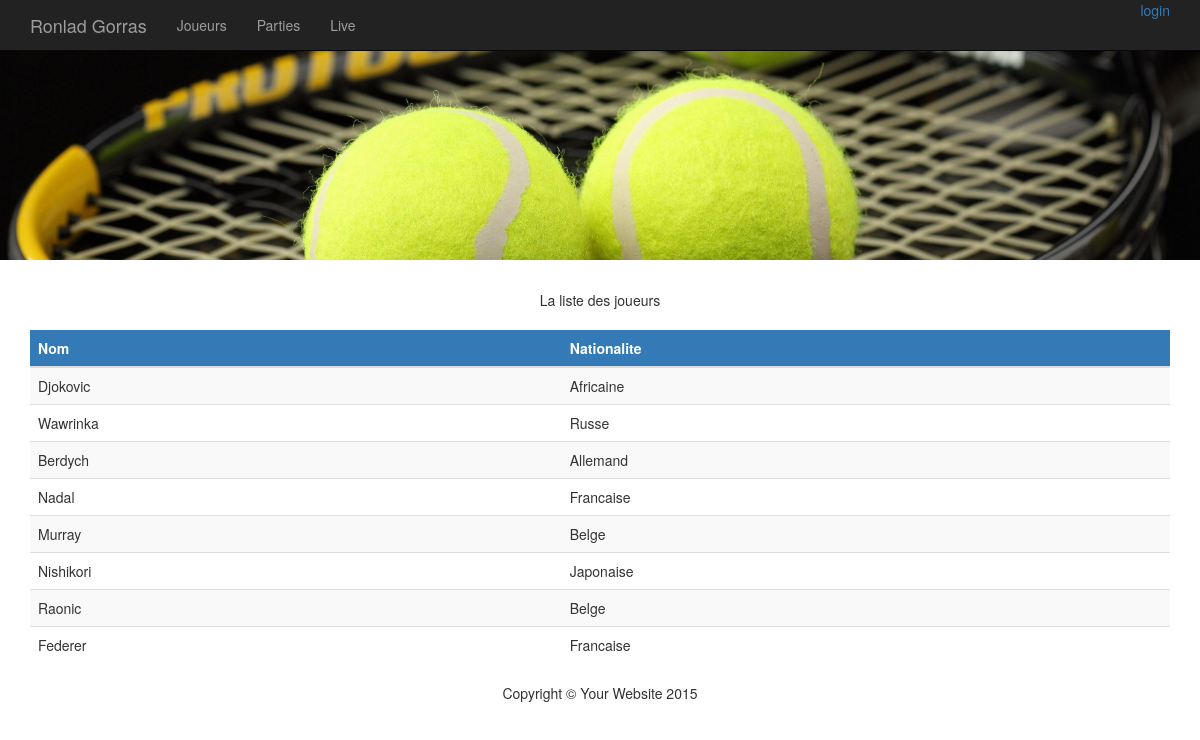
Screenshot of /index.php?page=_joueur with the database file from the repository.
### tables this page shows
CREATE TABLE IF NOT EXISTS `player` (
  `id` int(11) NOT NULL AUTO_INCREMENT,
  `nom` varchar(60) NOT NULL,
  `nationalite` varchar(30) DEFAULT NULL,
  `image` varchar(255) DEFAULT NULL,
  PRIMARY KEY (`id`)
);

### index.php (called while the page is built)
<?php
include_once "ctrl/ctrl_principal.php";
?>

### model/daoJoueur.php (called while the page is built, shortened)
<?php
class daoJoueur{
	public static function getListeJoueur(){
		$query = "SELECT * FROM player LIMIT 0 , 30";
		$res=mysql_query($query);
		$items=array();
		while($ligne=mysql_fetch_assoc($res)){
			$item=new item();
			$item->monID=$ligne['id'];
			$item->nom=$ligne['nom'];
			$item->nationalite=$ligne['nationalite'];
			$item->image=$ligne['image'];
			$items[]=$item;
		}
		return $items;
	}
}
?>

### model/modelJoueur.php (called while the page is built, shortened)
<?php
class item {
    static function getJoueurs() {
        include_once 'daoJoueur.php';
        $items = daoJoueur::getListeJoueur();
        return $items;
    }
}
?>

### vue/joueur.php (the view)
<?php require "$racine/vue/header.php"; ?>
<div class="container">
    <center>La liste des joueurs</center>
    <table class="table table-striped">
        <thead>
            <tr class="btn-primary">
                <th>Nom</th>
                <th>Nationalite</th>
            </tr>
        </thead>
        <tbody>
            <?php
            echo '<br>';
            for ($i = 0; $i < count($item); $i++) {
                echo'<tr>';
                echo '<td>' . $item[$i]->nom . '</td><td>' . $item[$i]->nationalite . '</td>';
                echo'</tr>';
            };
            ?>
        </tbody>
    </table>
</div>
<?php require "$racine/vue/footer.php"; ?>

### ctrl/ctrl_principal.php (shortened to what this page needs)
<?php
$nom_projet = "/rollandGorras";
$racine = "c:/wamp/www" . $nom_projet;
function ctrl_joueur() {
    global $racine, $nom_projet;
    include_once "$racine/ctrl/joueur.php";
}
if ($_SERVER['REQUEST_METHOD'] == "POST") {
    if (isset($_SESSION['page'])) {
        if ($_SESSION['page'] == '_admin') {
            echo 'retour admin';
        } elseif ($_SESSION['page'] == '_admin_joueur') {
            echo 'retour admin joueur';
            ctrl_admin_joueur();
        } elseif ($_SESSION['page'] == '_admin_partie') {
            ctrl_admin_partie();
        } elseif ($_SESSION['page'] == '_login') {
            ctrl_gestion_login();
        } elseif ($_SESSION['page'] == '_admin_creer_partie') {
            ctrl_admin_creer_partie();
        } elseif ($_SESSION['page'] == '_parties_client') {
            ctrl_parties_client();
        }elseif ($_SESSION['page'] == '_live') {
            ctrl_live();
        }
    } else {
        echo 'ctrl principal else post';
        ctrl_index();
    }
} else {
    if (isset($_GET['page'])) {
        if ($_GET['page'] == '_joueur') {
            ctrl_joueur();
        }
    } else {
        ctrl_index();
    }
}
?>

### ctrl/joueur.php (shortened to what this page needs)
<?php
if($_SERVER['REQUEST_METHOD']=="GET"){
	if ($_GET['page']=='_admin_joueur'){
		$msg="";
		include_once"$racine/model/modelJoueur.php";
		$item = item::getJoueurs();
		include_once"$racine/vue/admin/joueur.php";
	} else if ($_GET['page']=='_joueur'){
		include_once"$racine/model/modelJoueur.php";
		$item = item::getJoueurs();
		include_once "$racine/vue/joueur.php";
	}
}
?>

### vue/header.php (shortened to what this page needs)
<!DOCTYPE html>
<html lang="en">
    <head>
        <link href="vue/css/bootstrap.min.css" rel="stylesheet">
        <link href="vue/css/custom.css" rel="stylesheet">
    </head>
    <body>
        <nav class="navbar navbar-inverse navbar-fixed-top" role="navigation">
            <div class="container">
                <div class="navbar-header">
                    <a class="navbar-brand" href="index.php">Ronlad Gorras</a>
                </div>
                <div class="collapse navbar-collapse" id="bs-example-navbar-collapse-1">
                    <ul class="nav navbar-nav">
                        <li>
                            <a href="<?php print("$nom_projet/index.php?page=_joueur"); ?>">Joueurs</a>
                        </li>
                        <li>
                            <a href="<?php print("$nom_projet/index.php?page=_parties_client"); ?>">Parties</a>
                        </li>
                        <li>
                            <a href="<?php print("$nom_projet/index.php?page=_live"); ?>">Live</a>
                        </li>
                        <?php
                        if (isset($_SESSION['login']) && isset($_SESSION['password'])) {
                            echo'<li><a href="' . $nom_projet . '/index.php?page=_admin_joueur">Admin Joueur</a></li>';
                            echo'<li><a href="' . $nom_projet . '/index.php?page=_admin_partie">Admin Partie</a></li>';
                            echo'<li><a href="' . $nom_projet . '/index.php?page=_admin_creer_partie">Admin Creer Partie</a></li>';
                            echo ' </ul><ul class="nav pull-right"><a href="' . $nom_projet . '/model/logout.php">logout</a></ul>';
                        } else {
                            echo '  </ul><ul class="nav pull-right"><a href="' . $nom_projet . '/index.php?page=_login">login</a></ul>';
                        }
                        ?>
                </div>
            </div>
        </nav>
        <header class="image-bg-fluid-height">
            <img class="img-responsive img-center imgHeader " src="<?php print("$nom_projet/vue/img/tenis.jpg");?>"  alt="">
        </header>

### vue/footer.php (shortened to what this page needs)
    <footer>
        <div class="container">
            <div class="row">
                <div class="col-lg-12" align="center">
                    <p>Copyright &copy; Your Website 2015</p>
                </div>
            </div>
        </div>
    </footer>
</body>
</html>

### vue/css/custom.css (style rules this page uses)
.imgHeader { margin-bottom: 30px; }

### rows the page displays
player: nom "Djokovic", nationalite "Africaine"
player: nom "Wawrinka", nationalite "Russe"
player: nom "Berdych", nationalite "Allemand"
player: nom "Nadal", nationalite "Francaise"
player: nom "Murray", nationalite "Belge"
player: nom "Nishikori", nationalite "Japonaise"
player: nom "Raonic", nationalite "Belge"
player: nom "Federer", nationalite "Francaise"
